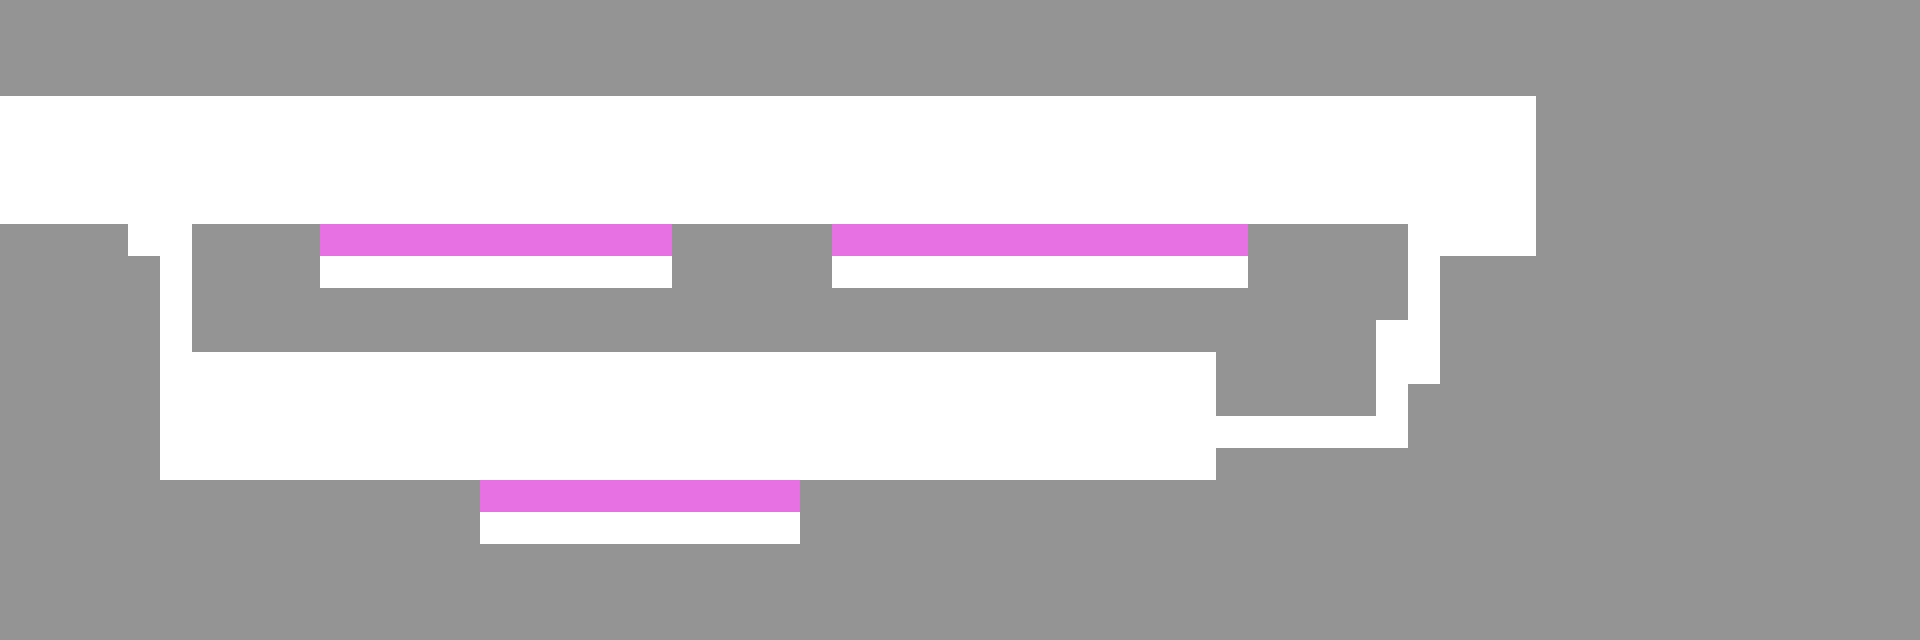

This is a level from a 2D game, rendered from its Tiled map with the project's own tilesets. A one-line summary and the map file follow, with tile-layer data summarised:
An orthogonal 60x20 tile map with 32x32 px tiles, 5 tile layers (backgroundLayer, blockedLayer, moveableLayer1, moveableLayer2, ...) and 39 objects.

<map version="1.2" tiledversion="1.2.3" orientation="orthogonal" renderorder="right-down" width="60" height="20" tilewidth="32" tileheight="32" infinite="0" nextlayerid="14" nextobjectid="42">
 <tileset firstgid="1" name="tileset" tilewidth="32" tileheight="32" tilecount="16" columns="4">
  <image source="tileset.png" width="128" height="128" />
 </tileset>
 <layer id="9" name="backgroundLayer" width="60" height="20">
  <data>[1200 cells, 1200 non-empty, 1 distinct tile ids]</data>
 </layer>
 <layer id="10" name="blockedLayer" width="60" height="20">
  <data>[1200 cells, 786 non-empty, 1 distinct tile ids]</data>
 </layer>
 <objectgroup id="5" name="objectsLayer">
  <object id="1" gid="7" x="32" y="160" width="32" height="32">
   <properties>
    <property name="type" value="playerStart" />
   </properties>
  </object>
  <object id="2" gid="7" x="288" y="224" width="32" height="32">
   <properties>
    <property name="id" type="int" value="2" />
    <property name="type" value="button" />
   </properties>
  </object>
  <object id="4" gid="7" x="448" y="480" width="32" height="32">
   <properties>
    <property name="id" type="int" value="1" />
    <property name="type" value="button" />
   </properties>
  </object>
  <object id="5" gid="7" x="1152" y="448" width="32" height="32">
   <properties>
    <property name="type" value="exit" />
   </properties>
  </object>
  <object id="7" gid="7" x="800" y="480" width="32" height="32">
   <properties>
    <property name="id" type="int" value="3" />
    <property name="type" value="button" />
   </properties>
  </object>
  <object id="8" gid="7" x="512" y="288" width="32" height="32">
   <properties>
    <property name="type" value="spike" />
   </properties>
  </object>
  <object id="9" gid="7" x="480" y="288" width="32" height="32">
   <properties>
    <property name="type" value="spike" />
   </properties>
  </object>
  <object id="10" gid="7" x="352" y="288" width="32" height="32">
   <properties>
    <property name="type" value="spike" />
   </properties>
  </object>
  <object id="11" gid="7" x="320" y="288" width="32" height="32">
   <properties>
    <property name="type" value="spike" />
   </properties>
  </object>
  <object id="12" gid="7" x="384" y="288" width="32" height="32">
   <properties>
    <property name="type" value="spike" />
   </properties>
  </object>
  <object id="13" gid="7" x="416" y="288" width="32" height="32">
   <properties>
    <property name="type" value="spike" />
   </properties>
  </object>
  <object id="14" gid="7" x="448" y="288" width="32" height="32">
   <properties>
    <property name="type" value="spike" />
   </properties>
  </object>
  <object id="15" gid="7" x="544" y="288" width="32" height="32">
   <properties>
    <property name="type" value="spike" />
   </properties>
  </object>
  <object id="16" gid="7" x="608" y="288" width="32" height="32">
   <properties>
    <property name="type" value="spike" />
   </properties>
  </object>
  <object id="17" gid="7" x="576" y="288" width="32" height="32">
   <properties>
    <property name="type" value="spike" />
   </properties>
  </object>
  <object id="18" gid="7" x="640" y="288" width="32" height="32">
   <properties>
    <property name="type" value="spike" />
   </properties>
  </object>
  <object id="19" gid="7" x="480" y="544" width="32" height="32">
   <properties>
    <property name="type" value="spike" />
   </properties>
  </object>
  <object id="20" gid="7" x="512" y="544" width="32" height="32">
   <properties>
    <property name="type" value="spike" />
   </properties>
  </object>
  <object id="21" gid="7" x="544" y="544" width="32" height="32">
   <properties>
    <property name="type" value="spike" />
   </properties>
  </object>
  <object id="22" gid="7" x="576" y="544" width="32" height="32">
   <properties>
    <property name="type" value="spike" />
   </properties>
  </object>
  <object id="23" gid="7" x="608" y="544" width="32" height="32">
   <properties>
    <property name="type" value="spike" />
   </properties>
  </object>
  <object id="24" gid="7" x="640" y="544" width="32" height="32">
   <properties>
    <property name="type" value="spike" />
   </properties>
  </object>
  <object id="25" gid="7" x="672" y="544" width="32" height="32">
   <properties>
    <property name="type" value="spike" />
   </properties>
  </object>
  <object id="26" gid="7" x="704" y="544" width="32" height="32">
   <properties>
    <property name="type" value="spike" />
   </properties>
  </object>
  <object id="27" gid="7" x="736" y="544" width="32" height="32">
   <properties>
    <property name="type" value="spike" />
   </properties>
  </object>
  <object id="28" gid="7" x="768" y="544" width="32" height="32">
   <properties>
    <property name="type" value="spike" />
   </properties>
  </object>
  <object id="29" gid="7" x="832" y="288" width="32" height="32">
   <properties>
    <property name="type" value="spike" />
   </properties>
  </object>
  <object id="30" gid="7" x="864" y="288" width="32" height="32">
   <properties>
    <property name="type" value="spike" />
   </properties>
  </object>
  <object id="31" gid="7" x="896" y="288" width="32" height="32">
   <properties>
    <property name="type" value="spike" />
   </properties>
  </object>
  <object id="32" gid="7" x="928" y="288" width="32" height="32">
   <properties>
    <property name="type" value="spike" />
   </properties>
  </object>
  <object id="33" gid="7" x="960" y="288" width="32" height="32">
   <properties>
    <property name="type" value="spike" />
   </properties>
  </object>
  <object id="34" gid="7" x="992" y="288" width="32" height="32">
   <properties>
    <property name="type" value="spike" />
   </properties>
  </object>
  <object id="35" gid="7" x="1024" y="288" width="32" height="32">
   <properties>
    <property name="type" value="spike" />
   </properties>
  </object>
  <object id="36" gid="7" x="1056" y="288" width="32" height="32">
   <properties>
    <property name="type" value="spike" />
   </properties>
  </object>
  <object id="37" gid="7" x="1088" y="288" width="32" height="32">
   <properties>
    <property name="type" value="spike" />
   </properties>
  </object>
  <object id="38" gid="7" x="1152" y="288" width="32" height="32">
   <properties>
    <property name="type" value="spike" />
   </properties>
  </object>
  <object id="39" gid="7" x="1120" y="288" width="32" height="32">
   <properties>
    <property name="type" value="spike" />
   </properties>
  </object>
  <object id="40" gid="7" x="1184" y="288" width="32" height="32">
   <properties>
    <property name="type" value="spike" />
   </properties>
  </object>
  <object id="41" gid="7" x="1216" y="288" width="32" height="32">
   <properties>
    <property name="type" value="spike" />
   </properties>
  </object>
 </objectgroup>
 <layer id="11" name="moveableLayer1" width="60" height="20">
  <properties>
   <property name="id" type="int" value="1" />
   <property name="type" value="moveableLayer" />
  </properties>
  <data>[1200 cells, 13 non-empty, 1 distinct tile ids]</data>
 </layer>
 <layer id="12" name="moveableLayer2" width="60" height="20">
  <properties>
   <property name="id" type="int" value="2" />
   <property name="type" value="moveableLayer" />
  </properties>
  <data>[1200 cells, 11 non-empty, 1 distinct tile ids]</data>
 </layer>
 <layer id="13" name="moveableLayer3" width="60" height="20">
  <properties>
   <property name="id" type="int" value="3" />
   <property name="type" value="moveableLayer" />
  </properties>
  <data>[1200 cells, 10 non-empty, 1 distinct tile ids]</data>
 </layer>
</map>
